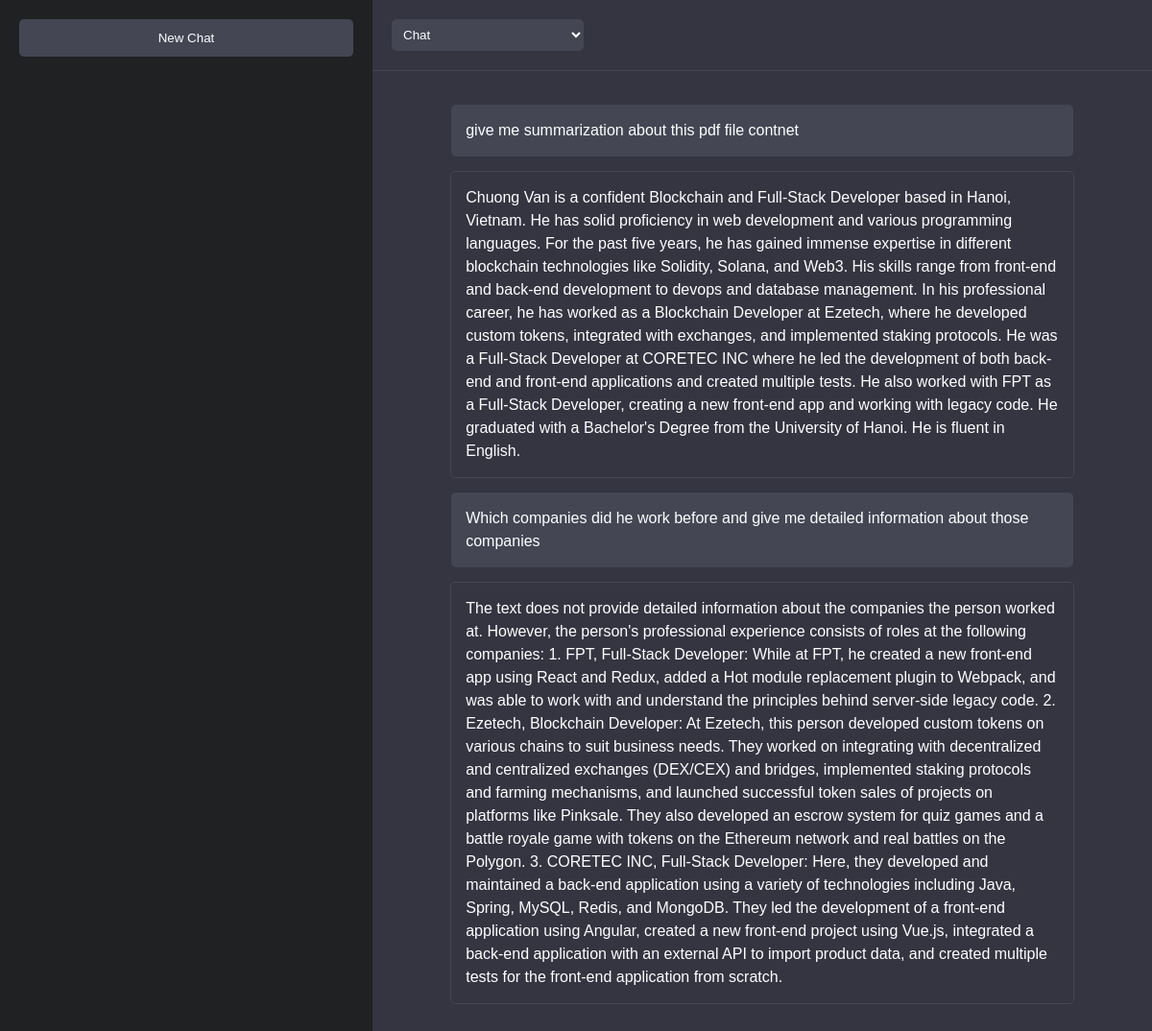
The app's page /chat/32/ (signed in) with its own data.
### chat/models.py (models this page shows)
class Message(models.Model):
    chat = models.ForeignKey(Chat, on_delete=models.CASCADE)
    content = models.TextField()
    is_user = models.BooleanField()
    created_at = models.DateTimeField(auto_now_add=True)

### chat/views.py (the view)
# urls.py: path('chat/', views.chat, name='new_chat'),
@login_required
def chat(request, chat_id=None):
    if chat_id:
        chat = Chat.objects.get(id=chat_id)
        messages = Message.objects.filter(chat=chat).order_by('created_at')
    else:
        chat = None
        messages = []
    return render(request, 'chat/chat.html', {
        'chat': chat,
        'messages': messages
    })

### chat/templates/chat/chat.html (shortened to what this page needs)
<!DOCTYPE html>
<html lang="en">
<head>
</head>
<body>
    <div class="container">
        <div class="chat-history">
            <button id="new-chat" class="new-chat-btn">New Chat</button>
        </div>
        <div class="chat-progress">
            <div class="chat-type-selector">
                <select id="chat-type">
                    <option value="chat">Chat</option>
                </select>
            </div>
            <div id="chat-container">
                {% for message in messages %}
                <div class="message {% if message.is_user %}user-message{% else %}bot-message{% endif %}">
                    {{ message.content }}
                </div>
                {% endfor %}
            </div>
        </div>
    </div>
</body>
</html>

### chat/templates/chat/chat.html (style rules this page uses)
body { margin: 0; padding: 0; font-family: Arial, sans-serif; background-color: #343541; color: white; }
.container { display: flex; height: 100vh; }
.chat-history { width: 30%; background-color: #202123; padding: 20px; overflow-y: auto; }
.chat-progress { width: 70%; position: relative; display: flex; flex-direction: column; }
.new-chat-btn { width: 100%; padding: 12px; background-color: #444654; color: white; border: none; border-radius: 5px; cursor: pointer; margin-bottom: 20px; transition: background-color 0.3s; }
.chat-type-selector { padding: 20px; border-bottom: 1px solid #444654; }
.chat-type-selector select { padding: 8px; background-color: #444654; color: white; border: none; border-radius: 5px; width: 200px; }
#chat-container { flex-grow: 1; overflow-y: auto; padding: 20px; margin-bottom: 80px; }
.message { max-width: 80%; margin: 15px auto; padding: 15px; border-radius: 5px; line-height: 1.5; }
.user-message { background-color: #444654; margin-left: auto; }
.bot-message { background-color: #343541; margin-right: auto; border: 1px solid #444654; }

### records on screen
Message: content "give me summarization about this pdf file contnet"
Message: content "Chuong Van is a confident Blockchain and Full-Stack Developer based in Hanoi, Vietnam. He has solid proficiency in web development and various programming languages. For the past five years, he has gained immense expertise in different blockchain technologies like Solidity, Solana, and Web3. His skills range from front-end and back-end development to devops and database management. In his professional career, he has worked as a Blockchain Developer at Ezetech, where he developed custom tokens, integrated with exchanges, and implemented staking protocols. He was a Full-Stack Developer at CORETEC INC where he led the development of both back-end and front-end applications and created multiple…"
Message: content "Which companies did he work before and give me detailed information about those companies"
Message: content "The text does not provide detailed information about the companies the person worked at. However, the person's professional experience consists of roles at the following companies: 1. FPT, Full-Stack Developer: While at FPT, he created a new front-end app using React and Redux, added a Hot module replacement plugin to Webpack, and was able to work with and understand the principles behind server-side legacy code. 2. Ezetech, Blockchain Developer: At Ezetech, this person developed custom tokens on various chains to suit business needs. They worked on integrating with decentralized and centralized exchanges (DEX/CEX) and bridges, implemented staking protocols and farming mechanisms, and…"
